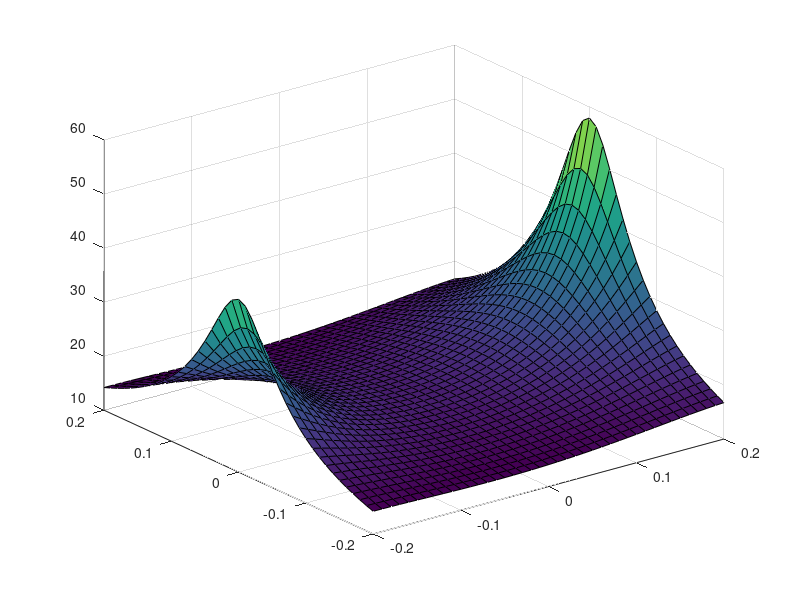
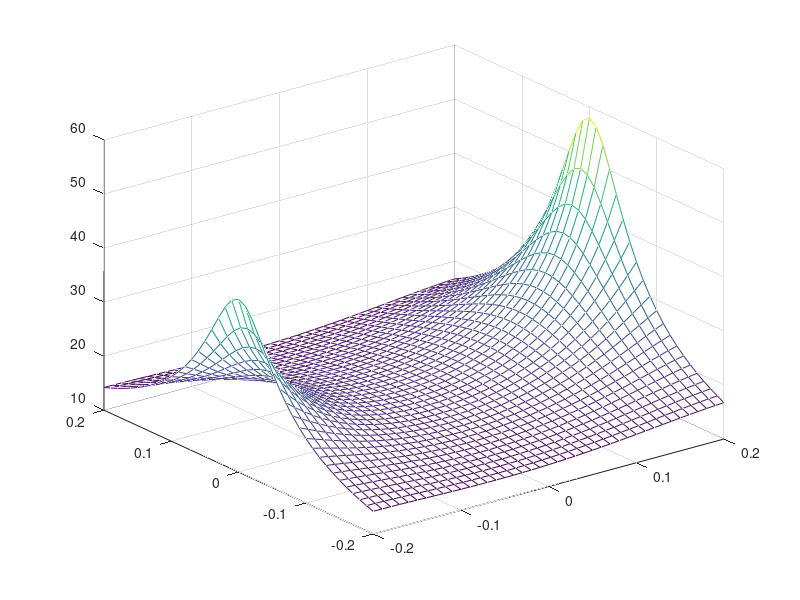

Recreate these plots in MATLAB, in order.
clc
clear
close all
q1=2*10^-10;
q2=3*10^-10;
e=8.85*10^-12;
x1=-0.25;
y1=0;
z1=0;
x2=0.25;
y2=0;
z2=0;
x=[-0.2:0.01:0.2];
y=[-0.2:0.01:0.2];
[xx,yy]=meshgrid(x,y);
r1=sqrt((xx-x1).^2+(yy-y1).^2);
r2=sqrt((xx-x2).^2+(yy-y1).^2);
V=(1/(4*pi*e)).*((q1./r1)+(q2./r2));
figure
surf(xx,yy,V);
figure
mesh(xx,yy,V);